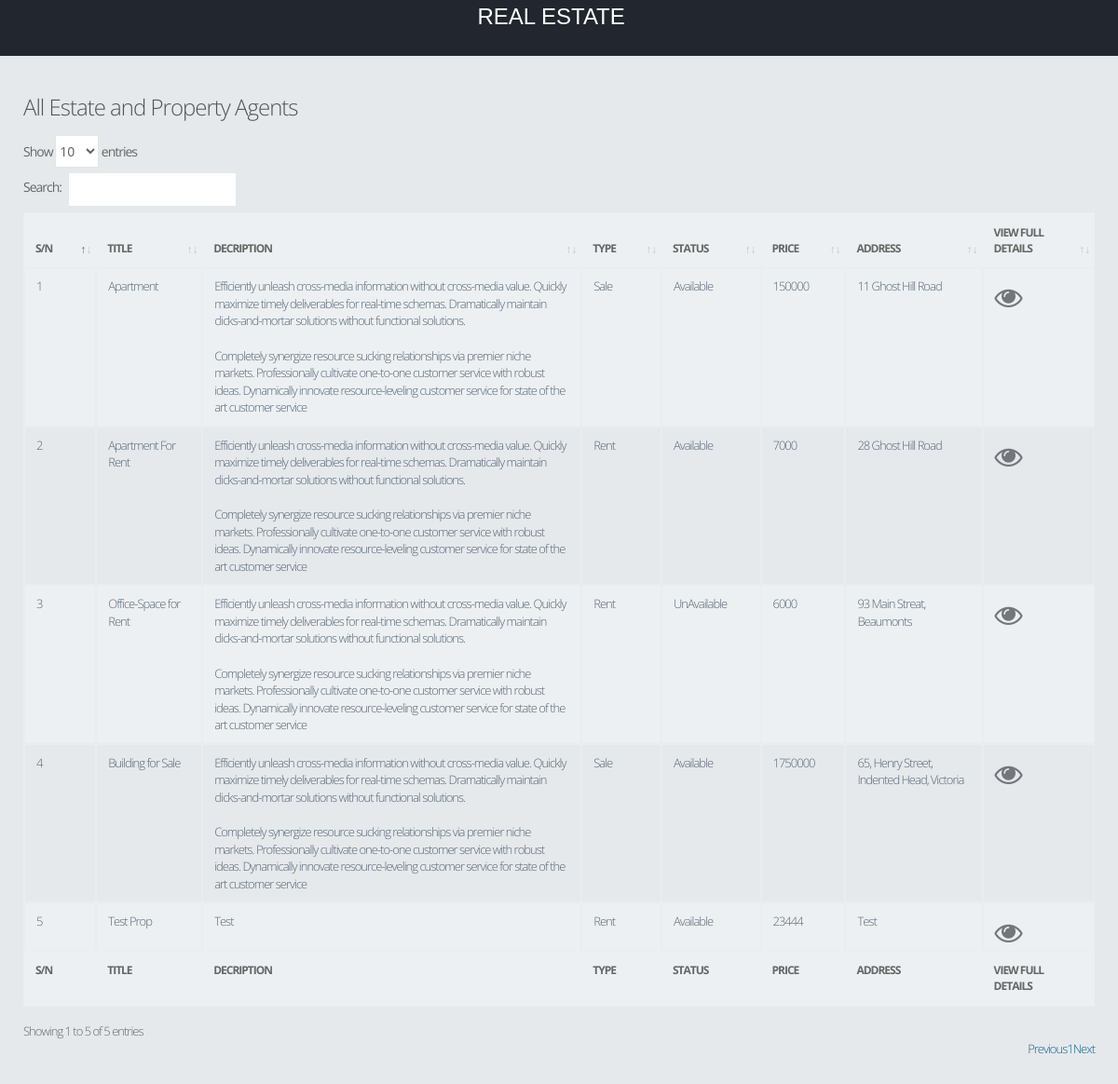
/agent/agentsProperty.php?agent_id=1 (signed in), run on the app's committed database.
### tables this page shows
CREATE TABLE `properties` (
  `property_id` int(10) NOT NULL,
  `property_title` varchar(150) DEFAULT NULL,
  `property_details` text DEFAULT NULL,
  `delivery_type` varchar(20) DEFAULT NULL,
  `availablility` int(5) DEFAULT NULL,
  `price` float DEFAULT NULL,
  `property_address` varchar(200) DEFAULT NULL,
  `property_img` varchar(200) DEFAULT NULL,
  `bed_room` int(5) DEFAULT NULL,
  `liv_room` int(5) DEFAULT NULL,
  `parking` int(5) DEFAULT NULL,
  `kitchen` int(5) DEFAULT NULL,
  `utility` varchar(100) DEFAULT NULL,
  `property_type` varchar(20) DEFAULT NULL,
  `floor_space` varchar(20) DEFAULT NULL,
  `agent_id` int(10) DEFAULT NULL,
  `dateCreated` varchar(50) DEFAULT NULL
);

### agent/agentsProperty.php (the view, shortened to what this page needs)
<?php
include("dbconnection.php");
if(isset($_GET["agent_id"]))
{
	$agent_id = $_GET['agent_id'];
}
else{
    $extra = "agents.php";
    echo "<script>window.location.href='".$extra."'</script>";
}
?>
<!DOCTYPE html>
<html>
<head>
<link href="assets/plugins/pace/pace-theme-flash.css" rel="stylesheet" type="text/css" media="screen"/>
<link href="assets/plugins/boostrapv3/css/bootstrap.min.css" rel="stylesheet" type="text/css"/>
<link href="assets/plugins/boostrapv3/css/bootstrap-theme.min.css" rel="stylesheet" type="text/css"/>
<link href="assets/plugins/font-awesome/css/font-awesome.css" rel="stylesheet" type="text/css"/>
<link href="assets/css/animate.min.css" rel="stylesheet" type="text/css"/>
<link href="assets/plugins/jquery-scrollbar/jquery.scrollbar.css" rel="stylesheet" type="text/css"/>
<link href="assets/css/style.css" rel="stylesheet" type="text/css"/>
<link href="assets/css/responsive.css" rel="stylesheet" type="text/css"/>
<link href="assets/css/custom-icon-set.css" rel="stylesheet" type="text/css"/>
<link href="assets/css/dataTables.bootstrap4.min.css" rel="stylesheet">
</head>
<body class="">
<?php include("header.php");?>
<div class="page-container row-fluid">
  <div class="page-content">
    <div class="content">
		<div class="page-title">
			<h3>All Estate and Property Agents</h3>
      <div class="row">
        <div class="col-lg-12">
        <table id="example" class="table table-striped table-bordered" style="width:100%">
          <thead>
              <tr>
                  <th>S/N</th>
                  <th>Title</th>
                  <th>Decription</th>
                  <th>Type</th>
                  <th>Status</th>
                  <th>Price</th>
                  <th>Address</th>
                  <th>View Full Details</th>
              </tr>
          </thead>
          <tbody>
          <?php
              $cnt = 1;
              $que=mysqli_query($con,"SELECT * from properties where agent_id = '$agent_id'");
              while ($row=mysqli_fetch_array($que)) {
              ?>
              <tr>
                  <td><?php echo $cnt;?></td>
                  <td><?php echo $row['property_title'];?></td>
                  <td><?php echo $row['property_details'];?></td>
                  <td><?php echo $row['delivery_type'];?></td>
                  <td><?php if($row['availablility'] == 1){echo "UnAvailable";}else{echo "Available";}?></td>
                  <td><?php echo $row['price'];?></td>
                  <td><?php echo $row['property_address'];?></td>
                  <td><a href="viewPropDetails.php?property_id=<?php echo $row['property_id'];?>" ><i class="fa fa-eye"></i></a></td>
              </tr>
              <?php
                  $cnt=$cnt+1;
              }
          ?>
          </tbody>
              <tfoot>
                  <tr>
                     <th>S/N</th>
                    <th>Title</th>
                    <th>Decription</th>
                    <th>Type</th>
                    <th>Status</th>
                    <th>Price</th>
                    <th>Address</th>
                    <th>View Full Details</th>
                  </tr>
          </tfoot>
      </table>
        </div>
      </div>
		</div>
    </div>
  </div>
 </div>
</body>
</html>

### agent/assets/css/responsive.css (style rules this page uses)
@media (min-width: 980px) { .page-content { margin-left: 250px; min-height: 100%; } }
@media only screen and (min-device-width: 768px) and (max-device-width: 1024px) and (orientation: portrait) { body { background-color: #1b1e24; } }
@media only screen and (min-device-width: 768px) and (max-device-width: 1024px) and (orientation: portrait) { .page-content .content { padding-top: 95px; } }
@media only screen and (min-device-width: 768px) and (max-device-width: 1024px) and (orientation: portrait) { .page-content { margin: 0px; } }
@media only screen and (min-device-width: 768px) and (max-device-width: 1024px) and (orientation: portrait) { .page-content .content { padding: 25px; padding-top: 95px; } }

### data on the page
properties: property_title "Apartment", property_details "Efficiently unleash cross-media information without cross-media value. Quickly maximize timely deliverables for real-time schemas. Dramatically maintain clicks-and-mortar solutions without functional solutions. Completely synergize resource sucking relationships via premier niche markets. Professionally cultivate one-to-one customer service with robust ideas. Dynamically innovate resource-leveling customer service for state of the art customer service", delivery_type "Sale", availablility "Available", price "150000", property_address "11 Ghost Hill Road"
properties: property_title "Apartment For Rent", property_details "Efficiently unleash cross-media information without cross-media value. Quickly maximize timely deliverables for real-time schemas. Dramatically maintain clicks-and-mortar solutions without functional solutions. Completely synergize resource sucking relationships via premier niche markets. Professionally cultivate one-to-one customer service with robust ideas. Dynamically innovate resource-leveling customer service for state of the art customer service", delivery_type "Rent", availablility "Available", price "7000", property_address "28 Ghost Hill Road"
properties: property_title "Office-Space for Rent", property_details "Efficiently unleash cross-media information without cross-media value. Quickly maximize timely deliverables for real-time schemas. Dramatically maintain clicks-and-mortar solutions without functional solutions. Completely synergize resource sucking relationships via premier niche markets. Professionally cultivate one-to-one customer service with robust ideas. Dynamically innovate resource-leveling customer service for state of the art customer service", delivery_type "Rent", availablility "UnAvailable", price "6000", property_address "93 Main Streat, Beaumonts"
properties: property_title "Building for Sale", property_details "Efficiently unleash cross-media information without cross-media value. Quickly maximize timely deliverables for real-time schemas. Dramatically maintain clicks-and-mortar solutions without functional solutions. Completely synergize resource sucking relationships via premier niche markets. Professionally cultivate one-to-one customer service with robust ideas. Dynamically innovate resource-leveling customer service for state of the art customer service", delivery_type "Sale", availablility "Available", price "1750000", property_address "65, Henry Street, Indented Head, Victoria"
properties: property_title "Test Prop", property_details "Test", delivery_type "Rent", availablility "Available", price "23444", property_address "Test"
